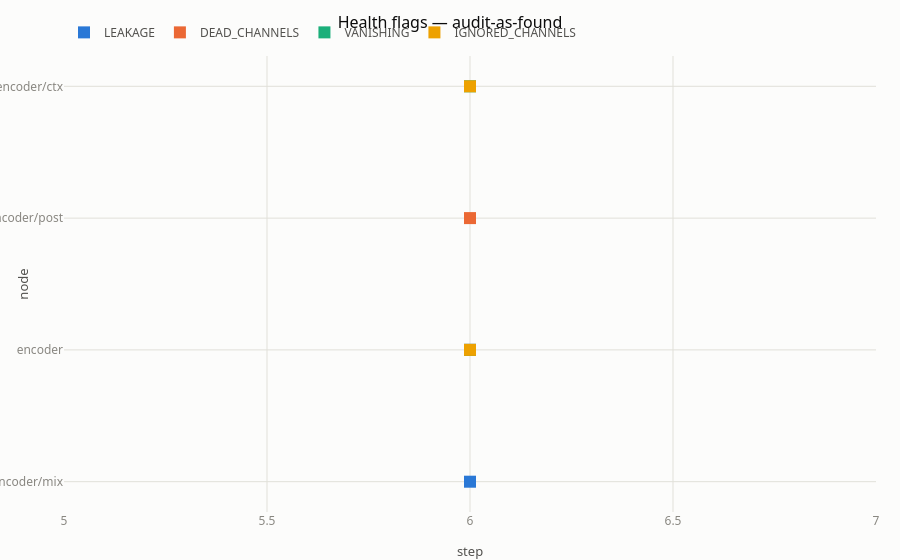

Write notebook code for a chart like this one.
### Markdown cell above
Three flags, three different failures, and none of them
raised an exception. Note `DEAD_CHANNELS(6)` rather than 4: the four
that were planted, plus two that died on their own. Dying ReLU spreads.

The fourth pathology — the contracting trunk — is not a flag. Nothing is
*wrong* at any single layer; the problem is the product across all five,
and you see it by looking at the profile.

### Code cell
view = soma.RunView(run.dir)
view.plot_health()

### Figure 1 — Plotly figure (JSON) as saved in the notebook; plotly's stock layout.template omitted (floating-point values rounded to 4 significant figures)
{"data": [{"customdata": ["LEAKAGE — act_mean_abs=2.411e-01,act_sat_frac_max=0.000e+00,act_std=3.584e-01,act_zero_frac=4.974e-01,act_zero_frac_max=5.004e-01,dead_channels=0.000e+00,dormancy_frac=0.000e+00,eff_rank=1.688e+01,grad_param_ratio=nan,ignored_channels=0.000e+00,max_group_cka=9.044e-01,n_channels=3.200e+01,out_grad_max=3.547e-05,out_grad_norm=2.052e-04,param_grad_max=nan,param_grad_norm=nan,param_grad_zero_frac=nan,param_norm=nan", "LEAKAGE — in: mix"], "hovertemplate": "%{y} @ step %{x}<br>%{customdata}<extra></extra>", "marker": {"color": "#2a78d6", "size": 12, "symbol": "square"}, "mode": "markers", "name": "LEAKAGE", "type": "scatter", "x": [6, 6], "y": ["encoder/mix", "encoder"]}, {"customdata": ["DEAD_CHANNELS(6) — act_mean_abs=1.200e-01,act_sat_frac_max=0.000e+00,act_std=1.984e-01,act_zero_frac=5.540e-01,act_zero_frac_max=5.667e-01,dead_channels=6.000e+00,dormancy_frac=2.500e-01,eff_rank=1.292e+01,grad_param_ratio=2.796e-04,ignored_channels=0.000e+00,n_channels=3.200e+01,out_grad_max=2.748e-05,out_grad_norm=2.574e-04,param_grad_max=2.704e-03,param_grad_norm=3.495e-03,param_grad_zero_frac=3.895e-01,param_norm=1.248e+01", "DEAD_CHANNELS — in: post"], "hovertemplate": "%{y} @ step %{x}<br>%{customdata}<extra></extra>", "marker": {"color": "#eb6834", "size": 12, "symbol": "square"}, "mode": "markers", "name": "DEAD_CHANNELS", "type": "scatter", "x": [6, 6], "y": ["encoder/post", "encoder"]}, {"customdata": ["VANISHING — act_mean_abs=1.214e-01,act_sat_frac_max=0.000e+00,act_std=1.444e-01,act_zero_frac=0.000e+00,act_zero_frac_max=0.000e+00,dead_channels=0.000e+00,dormancy_frac=0.000e+00,eff_rank=1.179e+00,grad_param_ratio=0.000e+00,ignored_channels=3.200e+01,n_channels=3.200e+01,out_grad_max=0.000e+00,out_grad_norm=0.000e+00,param_grad_max=0.000e+00,param_grad_norm=0.000e+00,param_grad_zero_frac=1.000e+00,param_norm=3.278e+00", "VANISHING — in: ctx"], "hovertemplate": "%{y} @ step %{x}<br>%{customdata}<extra></extra>", "marker": {"color": "#1baf7a", "size": 12, "symbol": "square"}, "mode": "markers", "name": "VANISHING", "type": "scatter", "x": [6, 6], "y": ["encoder/ctx", "encoder"]}, {"customdata": ["IGNORED_CHANNELS(32) — act_mean_abs=1.214e-01,act_sat_frac_max=0.000e+00,act_std=1.444e-01,act_zero_frac=0.000e+00,act_zero_frac_max=0.000e+00,dead_channels=0.000e+00,dormancy_frac=0.000e+00,eff_rank=1.179e+00,grad_param_ratio=0.000e+00,ignored_channels=3.200e+01,n_channels=3.200e+01,out_grad_max=0.000e+00,out_grad_norm=0.000e+00,param_grad_max=0.000e+00,param_grad_norm=0.000e+00,param_grad_zero_frac=1.000e+00,param_norm=3.278e+00", "IGNORED_CHANNELS — in: ctx"], "hovertemplate": "%{y} @ step %{x}<br>%{customdata}<extra></extra>", "marker": {"color": "#eda100", "size": 12, "symbol": "square"}, "mode": "markers", "name": "IGNORED_CHANNELS", "type": "scatter", "x": [6, 6], "y": ["encoder/ctx", "encoder"]}], "layout": {"title": {"text": "Health flags — audit-as-found"}, "xaxis": {"title": {"text": "step"}}, "yaxis": {"title": {"text": "node"}}}}
